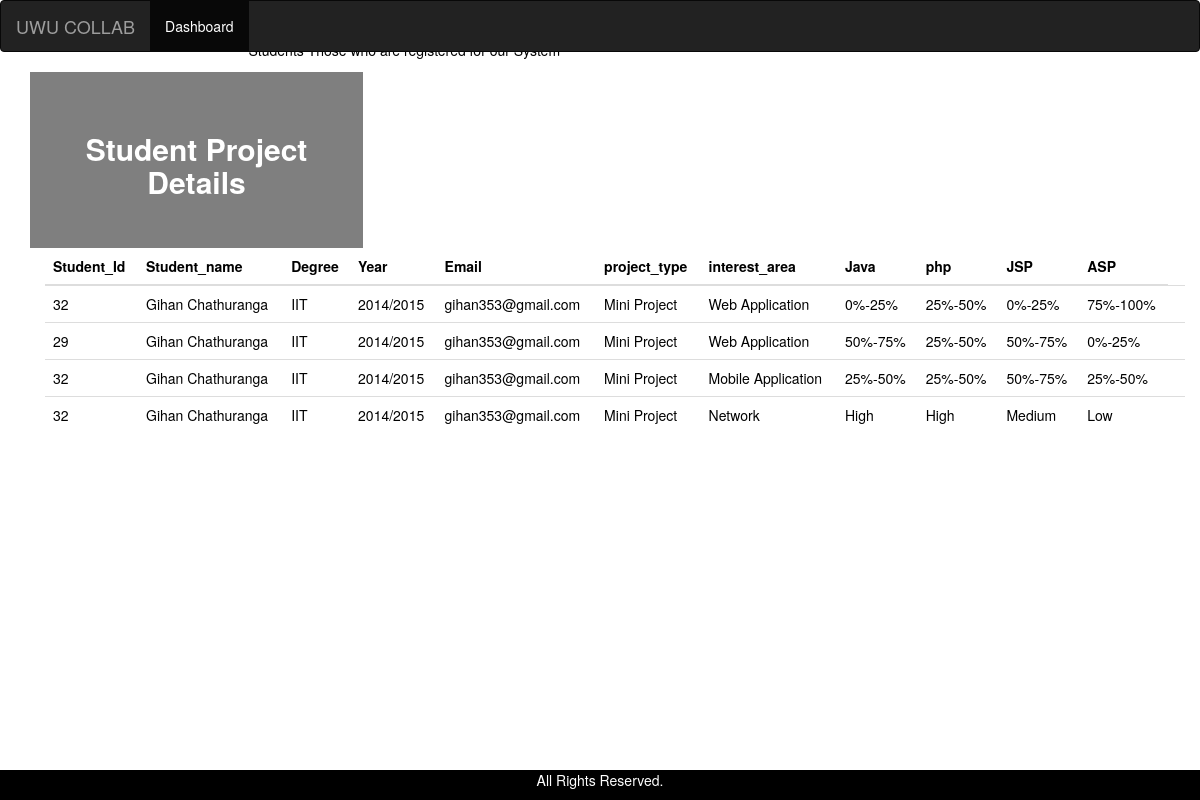
The app's page /company/ViewStudentProject.php (signed in) with its own data.
### tables this page shows
CREATE TABLE `studentproject` (
  `Student_Id` int(100) NOT NULL,
  `Student_name` varchar(100) DEFAULT NULL,
  `Degree` varchar(100) DEFAULT NULL,
  `year` varchar(100) DEFAULT NULL,
  `Email` varchar(100) DEFAULT NULL,
  `project_type` varchar(100) DEFAULT NULL,
  `interest_area` varchar(100) DEFAULT NULL,
  `Java` varchar(11) DEFAULT NULL,
  `PHP` varchar(11) DEFAULT NULL,
  `JSP` varchar(11) DEFAULT NULL,
  `ASP` varchar(11) DEFAULT NULL
);

### company/ViewStudentProject.php (the view, shortened to what this page needs)
<!DOCTYPE html>
<!DOCTYPE html>
<html>
    <head>
	<link rel="stylesheet" href="https://maxcdn.bootstrapcdn.com/bootstrap/3.3.7/css/bootstrap.min.css">
        <link rel="stylesheet" href="https://maxcdn.bootstrapcdn.com/bootstrap/3.3.7/css/bootstrap.min.css">
    </head>
	<body>
    <section>
    </head>
    <body>
         <?php include './header.php'; ?>
    <body>
<div class ="container">
<div class= "row">
    <font style="center">
<div class = "col-sm-6 banner-info background-color:lightblue" >
    <div class="leftBox">
        <div class="content">
            <h2 align="center"><b> Student Project Details </b></h2>
            <div class = "col-sm-6 banner-image">
</div>
</div>
</div>
</section>
        <div class="container">
            <font color="black"
                  <h2><p>Students Those who are registered for our System</p></h2>
            <?php
            include '../connectDB.php';
            $result = mysqli_query($conn, "SELECT * FROM studentproject");
            echo'<div class="container">';
            echo'<table class="table">';
            echo' <thead>';
            echo'  <tr>';
            echo'   <th>Student_Id</th>';
            echo'   <th>Student_name</th>';
            echo'  <th>Degree</th>';
            echo'  <th>Year</th>';
            echo'  <th>Email</th>';
            echo'  <th>project_type</th>';
            echo'  <th>interest_area</th>';
            echo'  <th>Java</th>';
            echo'  <th>php</th>';
            echo'  <th>JSP</th>';
            echo'  <th>ASP</th>';
            echo'</tr>';
            echo'</thead>';
            echo' <tbody>';
            while ($row = mysqli_fetch_array($result)) {
                echo'  <tr>';
                echo"   <td>$row[Student_Id]</td><td>$row[Student_name]</td><td>$row[Degree]</td><td>$row[year]</td><td>$row[Email]</td><td>$row[project_type]</td><td>$row[interest_area]</td><td>$row[Java]</td><td>$row[PHP]</td><td>
           $row[JSP]</td><td>$row[ASP]</td><td> </td>";
                echo' </tr> ';
            }
            echo' </tbody>';
            echo' </table>';
            echo'</div>';
            ?>
            </font>
        </div>
</head>
<body>
    <footer class="container-fluid text-center footer">
        <p>All Rights Reserved.</p>
    </footer>
</body>
</html>

### company/ViewStudentProject.php (style rules this page uses)
.footer { position: fixed; left: 0; bottom: 0; width: 100%; background-color: #333; color: white; text-align: center; }
section { width:100%; height:5vh; }
section .leftBox { width:60%; height:5%; float:left; padding:0; box-sizing: border-box; }
section .leftBox .content { color:#fff; background:rgba(0,0,0,.5); padding: 40px; transition: .10s; }
.footer { position: fixed; right: 0; bottom: 0; width: 100%; background-color:black; color: white; text-align: center; }

### records on screen
studentproject: Student_Id "32", Student_name "Gihan Chathuranga", Degree "IIT", year "2014/2015", Email "gihan353@gmail.com", project_type "Mini Project", interest_area "Web Application", Java "0%-25%", PHP "25%-50%", JSP "0%-25%", ASP "75%-100%"
studentproject: Student_Id "29", Student_name "Gihan Chathuranga", Degree "IIT", year "2014/2015", Email "gihan353@gmail.com", project_type "Mini Project", interest_area "Web Application", Java "50%-75%", PHP "25%-50%", JSP "50%-75%", ASP "0%-25%"
studentproject: Student_Id "32", Student_name "Gihan Chathuranga", Degree "IIT", year "2014/2015", Email "gihan353@gmail.com", project_type "Mini Project", interest_area "Mobile Application", Java "25%-50%", PHP "25%-50%", JSP "50%-75%", ASP "25%-50%"
studentproject: Student_Id "32", Student_name "Gihan Chathuranga", Degree "IIT", year "2014/2015", Email "gihan353@gmail.com", project_type "Mini Project", interest_area "Network", Java "High", PHP "High", JSP "Medium", ASP "Low"
